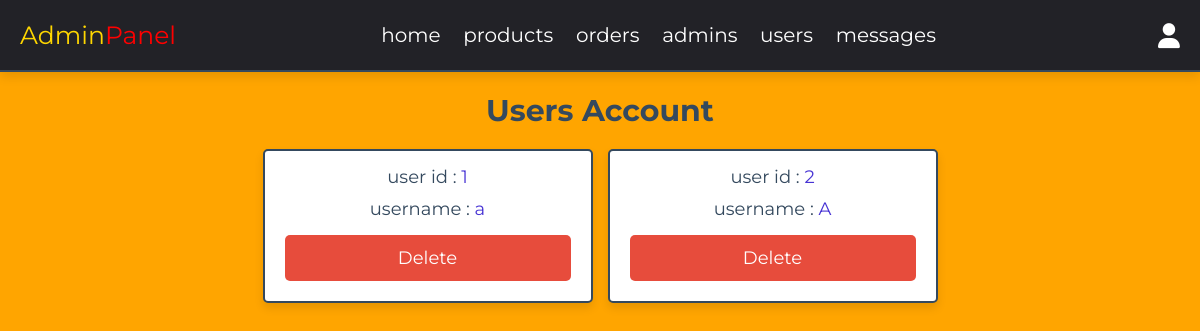
/admin/users_accounts.php (signed in), run on the app's committed database.
### tables this page shows
CREATE TABLE `users` (
  `id` int(100) NOT NULL,
  `name` varchar(20) NOT NULL,
  `email` varchar(50) NOT NULL,
  `number` varchar(10) NOT NULL,
  `password` varchar(50) NOT NULL,
  `address` varchar(500) NOT NULL
);

### admin/users_accounts.php (the view, shortened to what this page needs)
<?php
include '../components/connect.php';
?>
<!DOCTYPE html>
<html lang="en">
<head>
   <link rel="stylesheet" href="https://cdnjs.cloudflare.com/ajax/libs/font-awesome/6.1.1/css/all.min.css">
   <link rel="stylesheet" href="../css/admin_style.css">
</head>
<body>
<?php include '../components/admin_header.php' ?>
<section class="accounts">
   <h1 class="heading">users account</h1>
   <div class="box-container">
   <?php
      $select_account = $conn->prepare("SELECT * FROM `users`");
      $select_account->execute();
      if($select_account->rowCount() > 0){
         while($fetch_accounts = $select_account->fetch(PDO::FETCH_ASSOC)){
   ?>
   <div class="box">
      <p> user id : <span><?= $fetch_accounts['id']; ?></span> </p>
      <p> username : <span><?= $fetch_accounts['name']; ?></span> </p>
      <a href="users_accounts.php?delete=<?= $fetch_accounts['id']; ?>" class="delete-btn" onclick="return confirm('delete this account?');">delete</a>
   </div>
   <?php
      }
   }else{
      echo '<p class="empty">no accounts available</p>';
   }
   ?>
   </div>
</section>
</body>
</html>

### css/admin_style.css (style rules this page uses)
:root { --main-color:#4834d4; --red:#e74c3c; --orange:#f39c12; --black:#34495e; --white:#fff; --light-bg:#f5f5f5; --light-color:#999; --border:.2rem solid var(--black); --box-shadow:0 .5rem 1rem rgba(0,0,0,.1); }
* { font-family: 'Montserrat', sans-serif; margin:0; padding:0; box-sizing: border-box; text-decoration: none; outline: none; border:none; }
html { font-size: 62.5%; overflow-x: hidden; }
body { background-color: gold; }
section { max-width: 1200px; margin:0 auto; padding:2rem; }
.btn, .delete-btn, .option-btn { display: block; margin-top: 1rem; border-radius: .5rem; cursor: pointer; width: 100%; font-size: 1.8rem; color:var(--white); padding:1.2rem 3rem; text-transform: capitalize; text-align: center; }
.delete-btn { background-color: var(--red); }
.heading { text-align: center; margin-bottom: 2rem; text-transform: capitalize; color:var(--black); font-size: 3rem; }
.accounts .box-container { display: grid; grid-template-columns: repeat(auto-fit, 33rem); gap:1.5rem; justify-content: center; align-items: flex-start; }
.accounts .box-container .box { background-color: var(--white); border-radius: .5rem; box-shadow: var(--box-shadow); border:var(--border); padding:2rem; padding-top: 1rem; text-align: center; }
.accounts .box-container .box p { padding: .5rem 0; font-size: 1.8rem; color:var(--black); }
.accounts .box-container .box p span { color:var(--main-color); }

### admin/users_accounts.php (style rules this page uses)
body { background-color: orange; }

### data on the page
users: id "1", name "a"
users: id "2", name "A"
